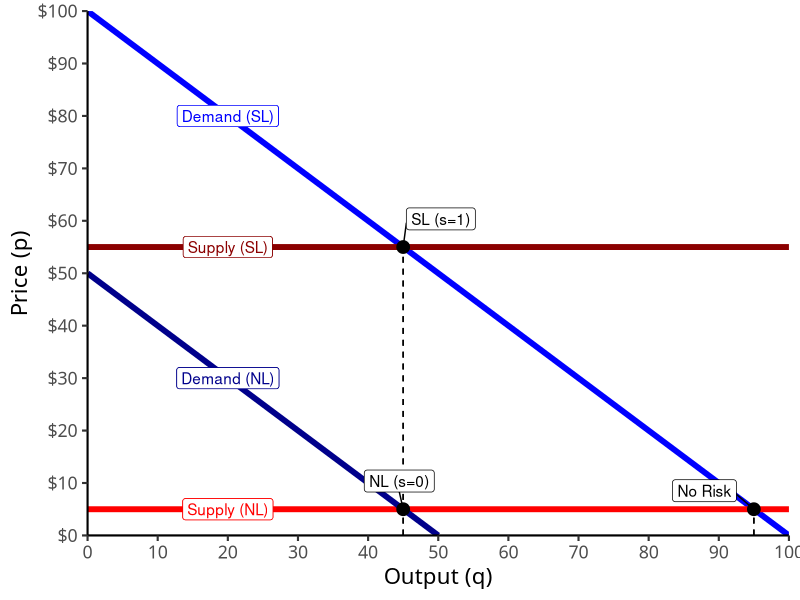
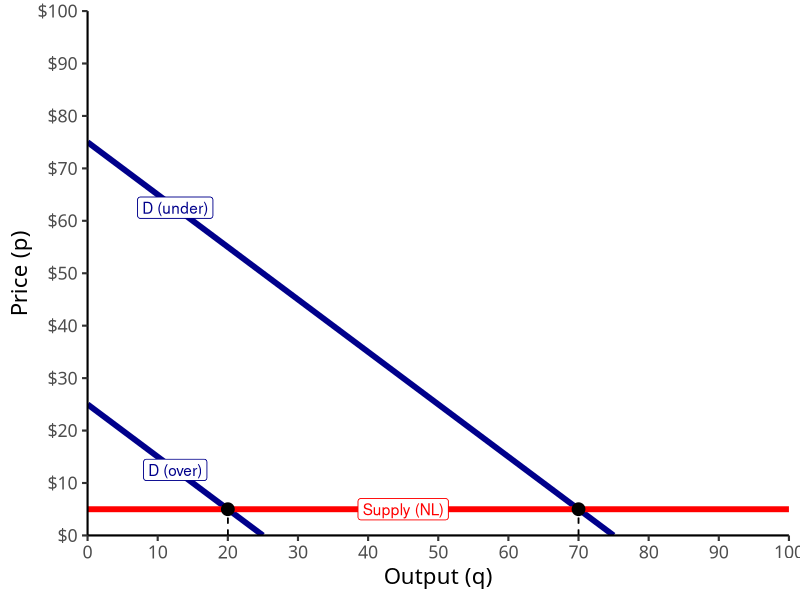

The R source for these figures, in order:
## ---- chunk 1
knitr::opts_chunk$set(echo = F,
                      message = F,
                      warning = F,
                      fig.retina = 3,
                      fig.align = "center")
library(tidyverse)
## ---- chunk 2
demand<-function(x){100-x}
demand_risk<-function(x){50-x}
supply<-function(x){5}
supply_risk<-function(x){55}

points<-tribble(
  ~x, ~y, ~label,
  45, 5, "NL (s=0)",
  45, 55, "SL (s=1)",
  95, 5, "No Risk",
)

ggplot(data = tibble(x = c(0,10)), aes(x = x))+
  geom_segment(x = 45, xend = 45, y = 0, yend = 55, size = 0.5, linetype = "dashed")+
  geom_function(fun = demand, geom = "line", size = 2, color = "blue")+
  geom_function(fun = supply, geom = "line", size = 2, color = "red")+
  geom_segment(x = 95, xend = 95, y = 0, yend = 5, size = 0.5, linetype = "dashed")+
  geom_label(x = 20, y = demand(20), label = "Demand (SL)", color = "blue")+
  geom_function(fun = demand_risk, geom = "line", size = 2, color = "darkblue")+
  geom_label(x = 20, y = demand_risk(20), label = "Demand (NL)", color = "darkblue")+
  geom_label(x = 20, y = supply(20), label = "Supply (NL)", color = "red")+
  geom_function(fun = supply_risk, geom = "line", size = 2, color = "darkred")+
  geom_label(x = 20, y = supply_risk(20), label = "Supply (SL)", color = "darkred")+
  geom_point(data = points, aes(x = x, y = y), size = 4)+
  ggrepel::geom_label_repel(data = points, aes(x = x, y = y, label = label), seed = 2, box.padding = 0.8)+
  scale_x_continuous(breaks = seq(0,100,10),
                     limits = c(0,100),
                     expand = c(0,0))+
    scale_y_continuous(breaks = seq(0,100,10),
                     limits = c(0,100),
                     labels = function(x){paste0("$",x)},
                     expand = c(0,0))+
  labs(x = "Output (q)",
       y = "Price (p)")+
  theme_classic(base_family = "Fira Sans Condensed", base_size = 16)
## ---- chunk 3
demand_under<-function(x){75-x}
demand_over<-function(x){25-x}
points2<-tribble(
  ~x, ~y, ~label,
  #45, 5, "NL (s=0)",
  #45, 55, "SL (s=1)",
  #95, 5, "No Risk",
  20, 5, "Over.",
  70, 5, "Under."
)

ggplot(data = tibble(x = c(0,10)), aes(x = x))+
  geom_segment(x = 20, xend = 20, y = 0, yend = 5, size = 0.5, linetype = "dashed")+
  
  geom_function(fun = demand_under, geom = "line", size = 2, color = "darkblue")+
  geom_function(fun = demand_over, geom = "line", size = 2, color = "darkblue")+
  geom_label(x = 12.5, y = demand_under(12.5), label = "D (under)", color = "darkblue")+
  geom_label(x = 12.5, y = demand_over(12.5), label = "D (over)", color = "darkblue")+
  #geom_function(fun = demand, geom = "line", size = 2, color = "blue")+
  geom_function(fun = supply, geom = "line", size = 2, color = "red")+
  geom_segment(x = 70, xend = 70, y = 0, yend = 5, size = 0.5, linetype = "dashed")+
  #geom_label(x = 20, y = demand(20), label = "Demand (SL)", color = "blue")+
  #geom_function(fun = demand_risk, geom = "line", size = 2, color = "darkblue")+
  #geom_label(x = 20, y = demand_risk(20), label = "Demand (NL)", color = "darkblue")+
  geom_label(x = 45, y = supply(45), label = "Supply (NL)", color = "red")+
  #geom_function(fun = supply_risk, geom = "line", size = 2, color = "darkred")+
  #geom_label(x = 20, y = supply_risk(20), label = "Supply (SL)", color = "darkred")+
  geom_point(data = points2, aes(x = x, y = y), size = 4)+
  #ggrepel::geom_label_repel(data = points2, aes(x = x, y = y, label = label), seed = 2, box.padding = 0.8)+
  scale_x_continuous(breaks = seq(0,100,10),
                     limits = c(0,100),
                     expand = c(0,0))+
    scale_y_continuous(breaks = seq(0,100,10),
                     limits = c(0,100),
                     labels = function(x){paste0("$",x)},
                     expand = c(0,0))+
  labs(x = "Output (q)",
       y = "Price (p)")+
  theme_classic(base_family = "Fira Sans Condensed", base_size = 16)
